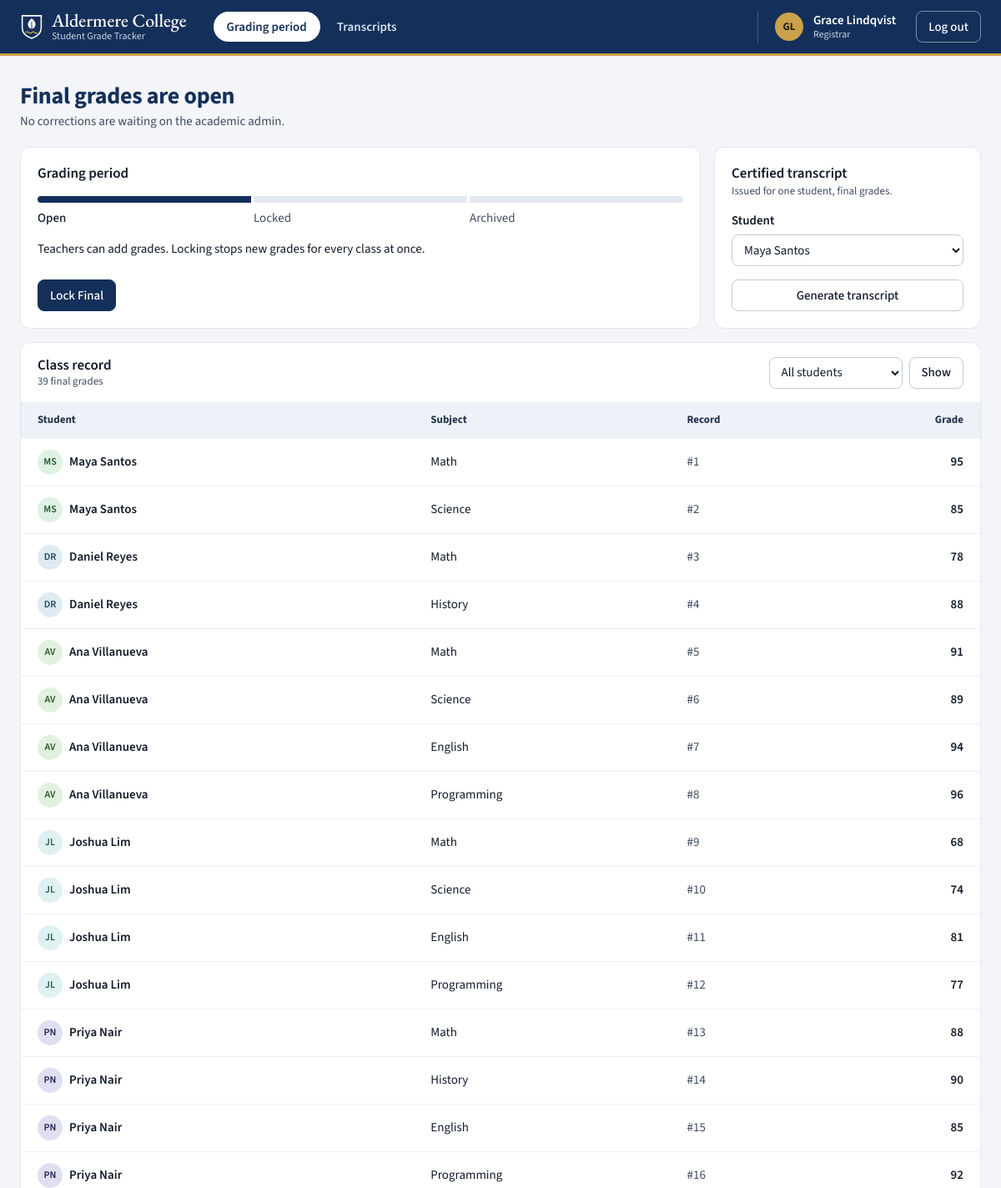
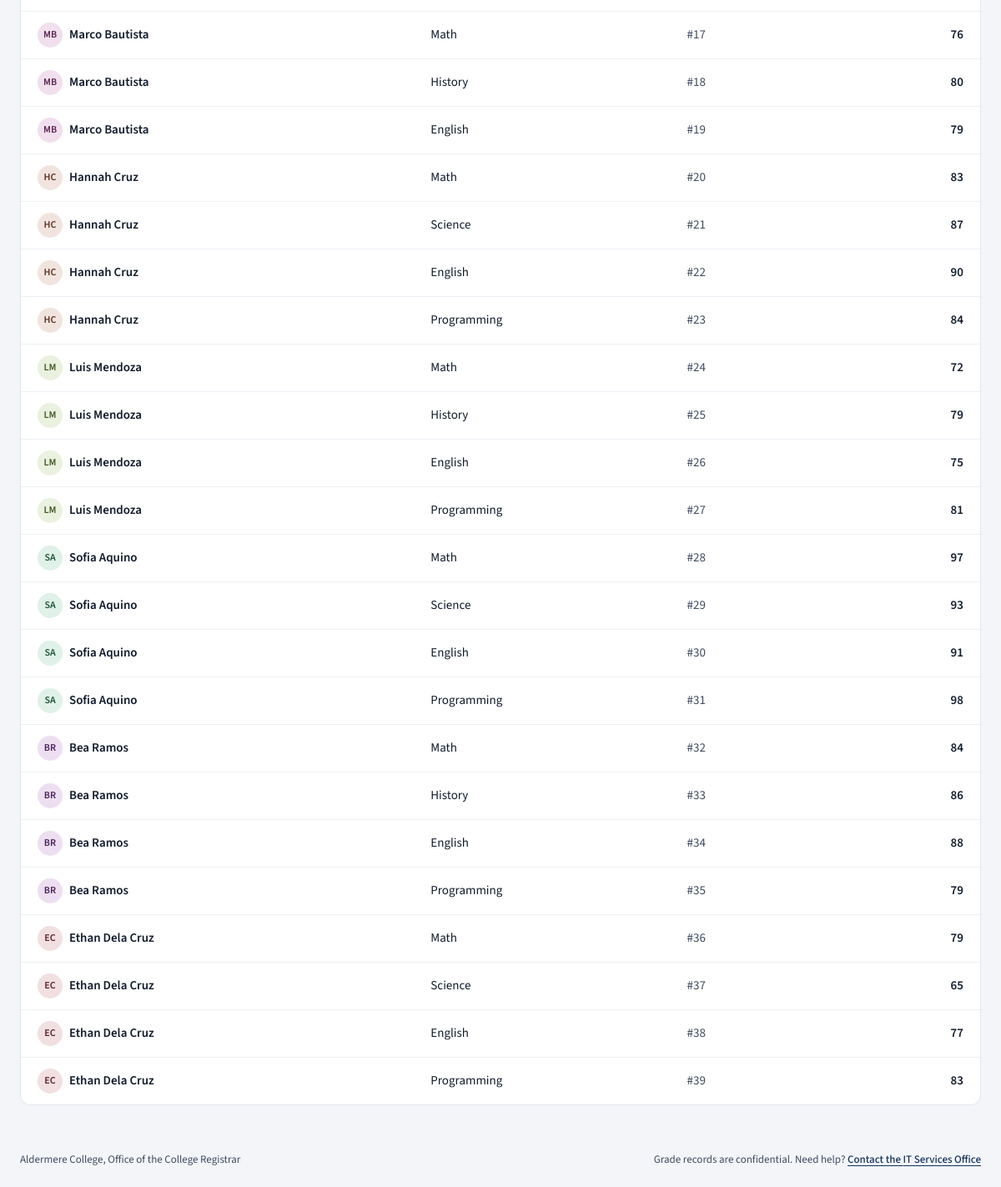
The app's page /dashboard (signed in) with its own data (2 pictures, top to bottom).
### tables this page shows
CREATE TABLE users (
    id INTEGER PRIMARY KEY AUTOINCREMENT,
    username TEXT UNIQUE NOT NULL,
    password TEXT NOT NULL,
    role TEXT NOT NULL CHECK(role IN ('student','teacher','academic_admin','registrar','it_admin')),
    is_locked BOOLEAN DEFAULT 0,
    failed_attempts INTEGER DEFAULT 0
, full_name TEXT, student_no TEXT, program TEXT, year_level INTEGER);

CREATE TABLE grading_periods (
    id INTEGER PRIMARY KEY AUTOINCREMENT,
    name TEXT UNIQUE NOT NULL,
    status TEXT DEFAULT 'open'
);

CREATE TABLE grades (
    id INTEGER PRIMARY KEY AUTOINCREMENT,
    student_id INTEGER NOT NULL,
    subject TEXT NOT NULL,
    grade INTEGER NOT NULL,
    updated_by TEXT NOT NULL,
    FOREIGN KEY (student_id) REFERENCES users(id)
);

### app.py (the view, shortened to what this page needs)
@app.route("/dashboard")
def dashboard():
    if "username" not in session:
        return redirect("/login")
    user = current_user()
    if not user:
        return redirect("/login")
    role = user["role"]
    username = user["username"]
    user_id = user["id"]
    try:
        all_students, all_users, period, pending_requests, audit_logs = dashboard_data()
    except Exception as e:
        logging.error(f"dashboard data failed user={username} err={e}")
        return render_template("login.html", error="An error occurred. Please try again.")
    student_id_param = request.args.get("student_id")
    if role == "teacher":
        if student_id_param:
            if not valid_id(student_id_param):
                return teacher_error("Invalid input.", "teacher filter")
            return redirect(f"/students/{int(student_id_param)}")
        try:
            return render_roster()
        except Exception as e:
            logging.error(f"teacher roster failed user={username} err={e}")
            return "An error occurred. Please try again.", 500
    elif role == "registrar":
        if student_id_param:
            if not valid_id(student_id_param):
                return render_template("dashboard.html", role=role, username=username, grades=[], students=all_students, all_users=all_users, period=period, pending_requests=pending_requests, audit_logs=audit_logs, error="Invalid input.")
            try:
                grades = get_db().execute(
                    GRADES_SELECT + " WHERE grades.student_id=?",
                    (int(student_id_param),),
                ).fetchall()
            except Exception as e:
                logging.error(f"registrar filter failed err={e}")
                return render_template("dashboard.html", role=role, username=username, grades=[], students=all_students, all_users=all_users, period=period, pending_requests=pending_requests, audit_logs=audit_logs, error="An error occurred. Please try again.")
        else:
            grades = get_db().execute(GRADES_SELECT).fetchall()
        return render_template("dashboard.html", role=role, username=username, grades=grades, students=all_students, all_users=all_users, period=period, pending_requests=pending_requests, audit_logs=audit_logs)
    elif role == "it_admin":
        grades = get_db().execute(GRADES_SELECT).fetchall()
        return render_template("dashboard.html", role=role, username=username, grades=grades, students=all_students, all_users=all_users, period=period, pending_requests=pending_requests, audit_logs=audit_logs)

### templates/dashboard.html (shortened to what this page needs)
{% extends 'base.html' %}
{% set status = period['status'] if period else '' %}
{% set period_name = period['name'] if period else 'This' %}
{% set pending_count = pending_requests|length %}
{% block content %}
{% import '_ui.html' as ui with context %}
{% if role == 'academic_admin' %}
<div class="title-row">
    <div>
        <h1>Grades</h1>
        <p class="sub">
            {% if pending_count %}{{ pending_count }} correction{{ '' if pending_count == 1 else 's' }} need{{ 's' if pending_count == 1 else '' }} your decision.
            {% else %}Every correction has been decided.{% endif %}
        </p>
    </div>
</div>
{% if error %}<p class="notice notice-negative" role="alert">{{ error }}</p>{% endif %}
<div class="blocks">
    <section class="panel panel-flush" aria-labelledby="pending-title">
        <header class="panel-head">
            <h2 id="pending-title">Corrections to decide</h2>
            {% if pending_count > 5 %}<a class="card-link" href="/approvals">View all {{ pending_count }}</a>{% endif %}
        </header>
        {% if pending_requests %}
        {{ ui.pending_rows(pending_requests[:5]) }}
        {% else %}
        <p class="empty">No corrections are waiting.</p>
        {% endif %}
    </section>
    <section class="panel panel-flush" aria-labelledby="all-title">
        <header class="panel-head">
            <div>
                <h2 id="all-title">Class record</h2>
                <p class="meta">{{ grades|length }} final grade{{ '' if grades|length == 1 else 's' }}</p>
            </div>
            {{ ui.student_filter(students) }}
        </header>
        {% if grades %}
        <div class="table-wrap">
            <table class="ledger ledger-plain">
                <thead>
                    <tr>
                        <th scope="col">Student</th>
                        <th scope="col">Subject</th>
                        <th scope="col">Entered by</th>
                        <th scope="col">Record</th>
                        <th scope="col" class="num">Grade</th>
                    </tr>
                </thead>
                <tbody>
                    {% for g in grades %}
                    <tr>
                        <td class="c-main">{{ ui.person(g['student_name'], g['student_id']) }}<span class="line-two phone-only">{{ g['subject'] }} · {{ g['updated_by'] }} · <code>#{{ g['id'] }}</code></span></td>
                        <td class="c-by">{{ g['subject'] }}</td>
                        <td class="c-by">{{ g['updated_by'] }}</td>
                        <td class="c-id"><code>#{{ g['id'] }}</code></td>
                        <td class="num c-grade"><span class="grade">{{ g['grade'] }}</span></td>
                    </tr>
                    {% endfor %}
                </tbody>
            </table>
        </div>
        {% else %}
        <p class="empty">No grades on the record{% if request.args.get('student_id') %} for this student{% endif %}.</p>
        {% endif %}
    </section>
</div>
{% elif role == 'registrar' %}
<div class="title-row">
    <div>
        <h1>{{ period_name }} grades are {{ status }}</h1>
        <p class="sub">
            {% if pending_count %}{{ pending_count }} correction{{ '' if pending_count == 1 else 's' }} still waiting on the academic admin.
            {% else %}No corrections are waiting on the academic admin.{% endif %}
        </p>
    </div>
</div>
<div class="split split-even">
    <section class="panel panel-period" aria-labelledby="period-title">
        <h2 id="period-title">Grading period</h2>
        {{ ui.period_track(status) }}
        <p class="period-note">
            {% if status == 'open' %}Teachers can add grades. Locking stops new grades for every class at once.
            {% elif status == 'locked' %}New grades are refused. Archive to close the period, or reopen it for teachers.
            {% elif status == 'archived' %}New grades are refused and the period is closed. Reopening returns it to teachers.
            {% endif %}
        </p>
        <div class="period-actions">
            {% if status == 'open' %}
            <form method="POST" action="/periods/lock" data-confirm="Lock {{ period_name }}? Teachers will not be able to add grades."><input type="hidden" name="csrf_token" value="{{ csrf_token() }}">
                <button type="submit" class="btn btn-primary">Lock {{ period_name }}</button>
            </form>
            {% else %}
            <form method="POST" action="/periods/lock" data-confirm="Reopen {{ period_name }} for teachers?"><input type="hidden" name="csrf_token" value="{{ csrf_token() }}">
                <button type="submit" class="btn">Reopen {{ period_name }}</button>
            </form>
            {% endif %}
        </div>
    </section>
    <section class="panel" aria-labelledby="transcript-title">
        <h2 id="transcript-title">Certified transcript</h2>
        <p class="meta panel-sub">Issued for one student, final grades.</p>
        <form method="GET" action="/transcript" class="stack">
            <div class="field">
                <label for="transcript-student">Student</label>
                <select class="control" name="student_id" id="transcript-student" required>
                    {% for s in students %}
                    <option value="{{ s['id'] }}">{{ s['full_name'] }}</option>
                    {% endfor %}
                </select>
            </div>
            <button type="submit" class="btn btn-wide">Generate transcript</button>
        </form>
    </section>
</div>
<section class="panel panel-flush block-gap" aria-labelledby="registrar-record">
    <header class="panel-head">
        <div>
            <h2 id="registrar-record">Class record</h2>
            <p class="meta">{{ grades|length }} final grade{{ '' if grades|length == 1 else 's' }}</p>
        </div>
        {{ ui.student_filter(students) }}
    </header>
    {% if grades %}
    <div class="table-wrap">
        <table class="ledger ledger-plain">
            <thead>
                <tr>
                    <th scope="col">Student</th>
                    <th scope="col">Subject</th>
                    <th scope="col">Record</th>
                    <th scope="col" class="num">Grade</th>
                </tr>
            </thead>
            <tbody>
                {% for g in grades %}
                <tr>
                    <td class="c-main">{{ ui.person(g['student_name'], g['student_id']) }}<span class="line-two phone-only">{{ g['subject'] }} · <code>#{{ g['id'] }}</code></span></td>
                    <td class="c-by">{{ g['subject'] }}</td>
                    <td class="c-id"><code>#{{ g['id'] }}</code></td>
                    <td class="num c-grade"><span class="grade">{{ g['grade'] }}</span></td>
                </tr>
                {% endfor %}
            </tbody>
        </table>
    </div>
    {% else %}
    <p class="empty">No grades on the record{% if request.args.get('student_id') %} for this student{% endif %}.</p>
    {% endif %}
</section>
{% endif %}
{% endblock %}

### templates/base.html (shortened to what this page needs)
{% import '_ui.html' as ui %}
{% set role = session.get('role') %}
{% set username = session.get('username') %}
{% set display_name = shell_name or username or '' %}
{% set name_parts = display_name.replace('Prof. ', '').replace('Dr. ', '').split() %}
<!DOCTYPE html>
<html lang="en">
<head>
    <link rel="stylesheet" href="{{ url_for('static', filename='style.css') }}">
</head>
<body>
    <header class="topbar">
        <div class="topbar-in">
            <a class="brand" href="/dashboard">
                <span class="brand-text"><span class="brand-name">{{ ui.COLLEGE }}</span><span class="brand-sub">{{ ui.PORTAL }}</span></span>
            </a>
            <div class="nav-sheet" id="site-nav">
                <nav class="tabs" aria-label="Main">
                    {% macro item(href, label, count=0, also='') %}
                    <a class="tab" href="{{ href }}"{% if request.path == href or (also and request.path.startswith(also)) %} aria-current="page"{% endif %}>
                        <span>{{ label }}</span>
                    </a>
                    {% endmacro %}
                    {% if role == 'teacher' %}
                        {{ item('/dashboard', 'Students', also='/students/') }}
                        {{ item('/grade-sheet', 'Grade sheet') }}
                    {% elif role == 'academic_admin' %}
                        {{ item('/dashboard', 'Grades') }}
                        {{ item('/approvals', 'Approvals', shell_pending or 0) }}
                        {{ item('/transcript', 'Transcripts') }}
                    {% elif role == 'registrar' %}
                        {{ item('/dashboard', 'Grading period') }}
                        {{ item('/transcript', 'Transcripts') }}
                    {% elif role == 'it_admin' %}
                        {{ item('/dashboard', 'Accounts') }}
                    {% else %}
                        {{ item('/dashboard', 'My grades') }}
                        {{ item('/transcript', 'My transcript') }}
                    {% endif %}
                </nav>
            </div>
            <div class="account">
                <span class="avatar" aria-hidden="true">{% if name_parts|length > 1 %}{{ name_parts[0][0]|upper }}{{ name_parts[-1][0]|upper }}{% elif name_parts %}{{ name_parts[0][0]|upper }}{% endif %}</span>
                <span class="account-who"><span class="account-name">{{ display_name }}</span><span class="account-role">{{ ui.ROLE_LABELS.get(role, role) }}</span></span>
                <a class="btn btn-quiet btn-sm" href="/logout">Log out</a>
            </div>
        </div>
    </header>
    <main class="canvas" id="main">
        {% block content %}{% endblock %}
    </main>
    <footer class="site-foot no-print">
        <p>{{ ui.COLLEGE }}, {{ ui.OFFICE }}</p>
        <p>Grade records are confidential. Need help? <a href="/forgot-password">Contact the {{ ui.IT_OFFICE.name }}</a></p>
    </footer>
</body>
</html>

### templates/_ui.html (shortened to what this page needs)
{% macro person(name, id=None) %}
{% set parts = name.split() %}
<span class="person">
    {%- if id is not none %}<span class="person-chip" style="--h:{{ (id * 67) % 360 }}" aria-hidden="true">{% if parts|length > 1 %}{{ parts[0][0]|upper }}{{ parts[-1][0]|upper }}{% else %}{{ name[0]|upper }}{{ name[-1] if name[-1].isdigit() else '' }}{% endif %}</span>{% endif -%}
    <span class="person-name">{{ name }}</span>
</span>
{% endmacro %}
{% macro period_track(status, compact=False) %}
{% set stages = [('open', 'Open'), ('locked', 'Locked'), ('archived', 'Archived')] %}
{% set reached = {'open': 1, 'locked': 2, 'archived': 3}.get(status, 0) %}
<ol class="track{{ ' track-compact' if compact }}">
    {% for key, label in stages %}
    <li class="{{ 'is-reached' if loop.index <= reached }}"{% if key == status %} aria-current="step"{% endif %}>
        <span class="track-label">{{ label }}</span>
    </li>
    {% endfor %}
</ol>
{% endmacro %}
{% macro student_filter(students) %}
<form method="GET" action="/dashboard" class="filter">
    <select name="student_id" id="filter-student" class="control">
        <option value="">All students</option>
    </select>
    <button type="submit" class="btn">Show</button>
</form>
{% endmacro %}

### records on screen
users: full_name "Grace Lindqvist", ROLE_LABELS.get "Registrar"
grading_periods: name "Final", status "open"
grades: {{ (id * 67) % 360 }} 134 (drawn), parts "M", parts "S", name "Maya Santos", subject "Math", id "1", grade "95"
grades: {{ (id * 67) % 360 }} 134 (drawn), parts "M", parts "S", name "Maya Santos", subject "Science", id "2", grade "85"
grades: {{ (id * 67) % 360 }} 201 (drawn), parts "D", parts "R", name "Daniel Reyes", subject "Math", id "3", grade "78"
grades: {{ (id * 67) % 360 }} 201 (drawn), parts "D", parts "R", name "Daniel Reyes", subject "History", id "4", grade "88"
grades: {{ (id * 67) % 360 }} 109 (drawn), parts "A", parts "V", name "Ana Villanueva", subject "Math", id "5", grade "91"
grades: {{ (id * 67) % 360 }} 109 (drawn), parts "A", parts "V", name "Ana Villanueva", subject "Science", id "6", grade "89"
grades: {{ (id * 67) % 360 }} 109 (drawn), parts "A", parts "V", name "Ana Villanueva", subject "English", id "7", grade "94"
grades: {{ (id * 67) % 360 }} 109 (drawn), parts "A", parts "V", name "Ana Villanueva", subject "Programming", id "8", grade "96"
grades: {{ (id * 67) % 360 }} 176 (drawn), parts "J", parts "L", name "Joshua Lim", subject "Math", id "9", grade "68"
grades: {{ (id * 67) % 360 }} 176 (drawn), parts "J", parts "L", name "Joshua Lim", subject "Science", id "10", grade "74"
grades: {{ (id * 67) % 360 }} 176 (drawn), parts "J", parts "L", name "Joshua Lim", subject "English", id "11", grade "81"
grades: {{ (id * 67) % 360 }} 176 (drawn), parts "J", parts "L", name "Joshua Lim", subject "Programming", id "12", grade "77"
grades: {{ (id * 67) % 360 }} 243 (drawn), parts "P", parts "N", name "Priya Nair", subject "Math", id "13", grade "88"
grades: {{ (id * 67) % 360 }} 243 (drawn), parts "P", parts "N", name "Priya Nair", subject "History", id "14", grade "90"
grades: {{ (id * 67) % 360 }} 243 (drawn), parts "P", parts "N", name "Priya Nair", subject "English", id "15", grade "85"
grades: {{ (id * 67) % 360 }} 243 (drawn), parts "P", parts "N", name "Priya Nair", subject "Programming", id "16", grade "92"
grades: {{ (id * 67) % 360 }} 310 (drawn), parts "M", parts "B", name "Marco Bautista", subject "Math", id "17", grade "76"
grades: {{ (id * 67) % 360 }} 310 (drawn), parts "M", parts "B", name "Marco Bautista", subject "History", id "18", grade "80"
grades: {{ (id * 67) % 360 }} 310 (drawn), parts "M", parts "B", name "Marco Bautista", subject "English", id "19", grade "79"
grades: {{ (id * 67) % 360 }} 17 (drawn), parts "H", parts "C", name "Hannah Cruz", subject "Math", id "20", grade "83"
grades: {{ (id * 67) % 360 }} 17 (drawn), parts "H", parts "C", name "Hannah Cruz", subject "Science", id "21", grade "87"
grades: {{ (id * 67) % 360 }} 17 (drawn), parts "H", parts "C", name "Hannah Cruz", subject "English", id "22", grade "90"
grades: {{ (id * 67) % 360 }} 17 (drawn), parts "H", parts "C", name "Hannah Cruz", subject "Programming", id "23", grade "84"
grades: {{ (id * 67) % 360 }} 84 (drawn), parts "L", parts "M", name "Luis Mendoza", subject "Math", id "24", grade "72"
grades: {{ (id * 67) % 360 }} 84 (drawn), parts "L", parts "M", name "Luis Mendoza", subject "History", id "25", grade "79"
grades: {{ (id * 67) % 360 }} 84 (drawn), parts "L", parts "M", name "Luis Mendoza", subject "English", id "26", grade "75"
grades: {{ (id * 67) % 360 }} 84 (drawn), parts "L", parts "M", name "Luis Mendoza", subject "Programming", id "27", grade "81"
grades: {{ (id * 67) % 360 }} 151 (drawn), parts "S", parts "A", name "Sofia Aquino", subject "Math", id "28", grade "97"
grades: {{ (id * 67) % 360 }} 151 (drawn), parts "S", parts "A", name "Sofia Aquino", subject "Science", id "29", grade "93"
grades: {{ (id * 67) % 360 }} 151 (drawn), parts "S", parts "A", name "Sofia Aquino", subject "English", id "30", grade "91"
grades: {{ (id * 67) % 360 }} 151 (drawn), parts "S", parts "A", name "Sofia Aquino", subject "Programming", id "31", grade "98"
grades: {{ (id * 67) % 360 }} 285 (drawn), parts "B", parts "R", name "Bea Ramos", subject "Math", id "32", grade "84"
grades: {{ (id * 67) % 360 }} 285 (drawn), parts "B", parts "R", name "Bea Ramos", subject "History", id "33", grade "86"
grades: {{ (id * 67) % 360 }} 285 (drawn), parts "B", parts "R", name "Bea Ramos", subject "English", id "34", grade "88"
grades: {{ (id * 67) % 360 }} 285 (drawn), parts "B", parts "R", name "Bea Ramos", subject "Programming", id "35", grade "79"
grades: {{ (id * 67) % 360 }} 352 (drawn), parts "E", parts "C", name "Ethan Dela Cruz", subject "Math", id "36", grade "79"
grades: {{ (id * 67) % 360 }} 352 (drawn), parts "E", parts "C", name "Ethan Dela Cruz", subject "Science", id "37", grade "65"
grades: {{ (id * 67) % 360 }} 352 (drawn), parts "E", parts "C", name "Ethan Dela Cruz", subject "English", id "38", grade "77"
grades: {{ (id * 67) % 360 }} 352 (drawn), parts "E", parts "C", name "Ethan Dela Cruz", subject "Programming", id "39", grade "83"

### other values on screen
{{ ui.COLLEGE }} "Aldermere College"
{{ ui.PORTAL }} "Student Grade Tracker"
{{ label }} "Grading period Transcripts"
{{ name_parts[0][0]|upper }} "G"
{{ name_parts[-1][0]|upper }} "L"
{{ label }} "Open" "Locked" "Archived"
{{ grades|length }} "39"
{{ '' if grades|length == 1 else 's' }} "s"
{{ ui.OFFICE }} "Office of the College Registrar"
{{ ui.IT_OFFICE.name }} "IT Services Office"
form field student_id "Maya Santos"
